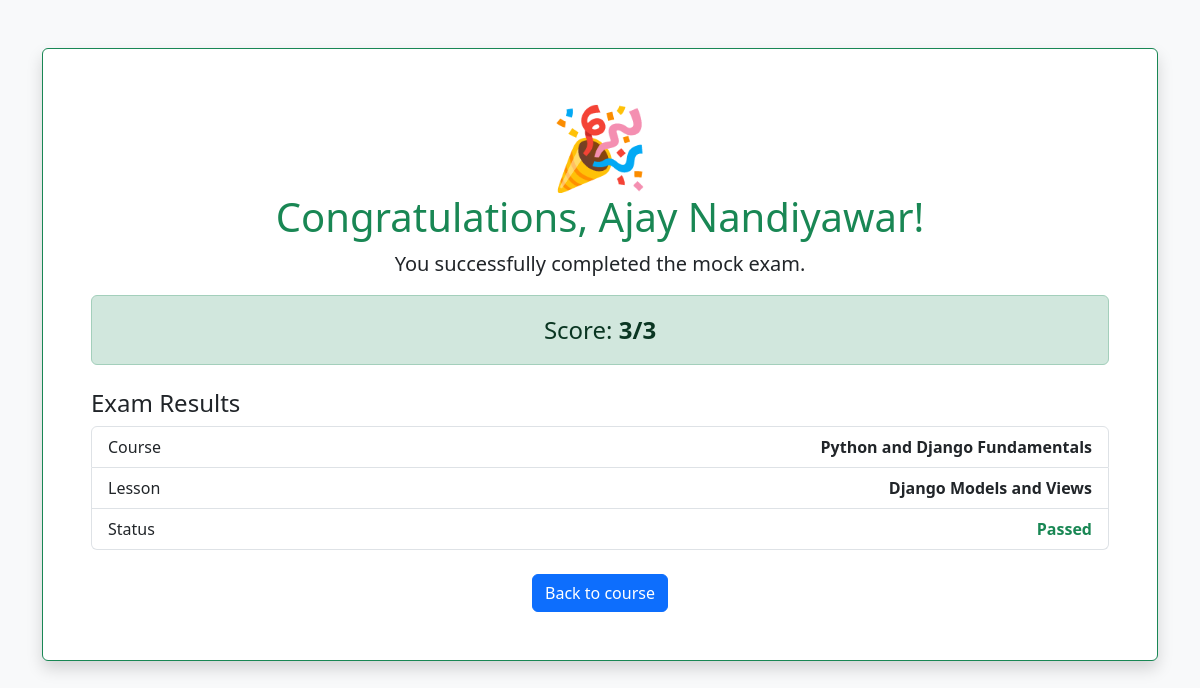
/exam/result/1/, run on the app's committed database.
### onlinecourse/models.py (models this page shows, shortened)
class Submission(models.Model):
    student_name = models.CharField(max_length=120)
    lesson = models.ForeignKey(Lesson, on_delete=models.CASCADE, related_name="submissions")
    score = models.PositiveIntegerField(default=0)
    total_questions = models.PositiveIntegerField(default=0)
    submitted_at = models.DateTimeField(auto_now_add=True)

class Lesson(models.Model):
    course = models.ForeignKey(Course, on_delete=models.CASCADE, related_name="lessons")
    title = models.CharField(max_length=200)
    order = models.PositiveIntegerField(default=1)
    content = models.TextField()
    class Meta:
        ordering = ["order"]

class Course(models.Model):
    name = models.CharField(max_length=200)
    description = models.TextField()
    instructor = models.CharField(max_length=120)

### onlinecourse/views.py (the view)
# urls.py: path("exam/result/<int:submission_id>/", views.show_exam_result, name="show_exam_result"),
def show_exam_result(request, submission_id):
    submission = get_object_or_404(Submission.objects.select_related("lesson__course"), pk=submission_id)
    return render(request, "onlinecourse/exam_result.html", {"submission": submission})

### onlinecourse/templates/onlinecourse/exam_result.html (shortened to what this page needs)
<!doctype html>
<html lang="en"><head><link href="https://cdn.jsdelivr.net/npm/bootstrap@5.3.3/dist/css/bootstrap.min.css" rel="stylesheet"></head>
<body class="bg-light"><main class="container py-5"><div class="card shadow border-success"><div class="card-body p-5 text-center">
<div class="display-1">🎉</div><h1 class="text-success">Congratulations, {{ submission.student_name }}!</h1><p class="lead">You successfully completed the mock exam.</p><div class="alert alert-success fs-4">Score: <strong>{{ submission.score }}/{{ submission.total_questions }}</strong></div><h2 class="h4 text-start mt-4">Exam Results</h2><ul class="list-group text-start mb-4"><li class="list-group-item d-flex justify-content-between"><span>Course</span><strong>{{ submission.lesson.course.name }}</strong></li><li class="list-group-item d-flex justify-content-between"><span>Lesson</span><strong>{{ submission.lesson.title }}</strong></li><li class="list-group-item d-flex justify-content-between"><span>Status</span><strong class="text-success">Passed</strong></li></ul><a class="btn btn-primary" href="{% url 'course-details' submission.lesson.course.id %}">Back to course</a>
</div></div></main></body></html>

### data on the page
Submission: student_name "Ajay Nandiyawar", score "3", total_questions "3", lesson.course.name "Python and Django Fundamentals", lesson "Django Models and Views"
